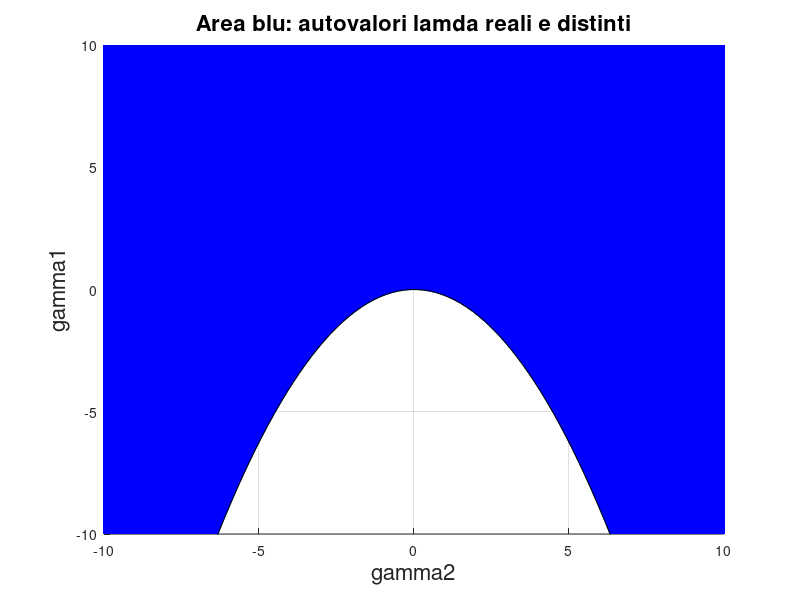
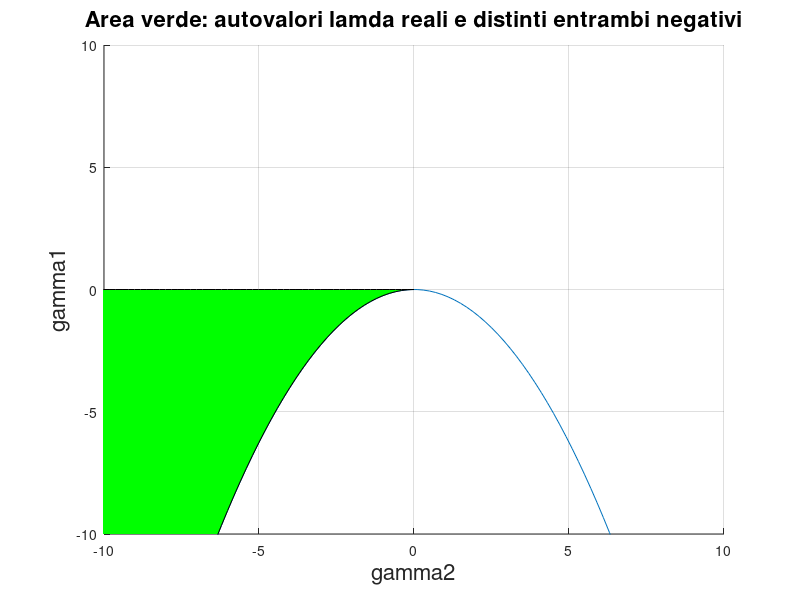
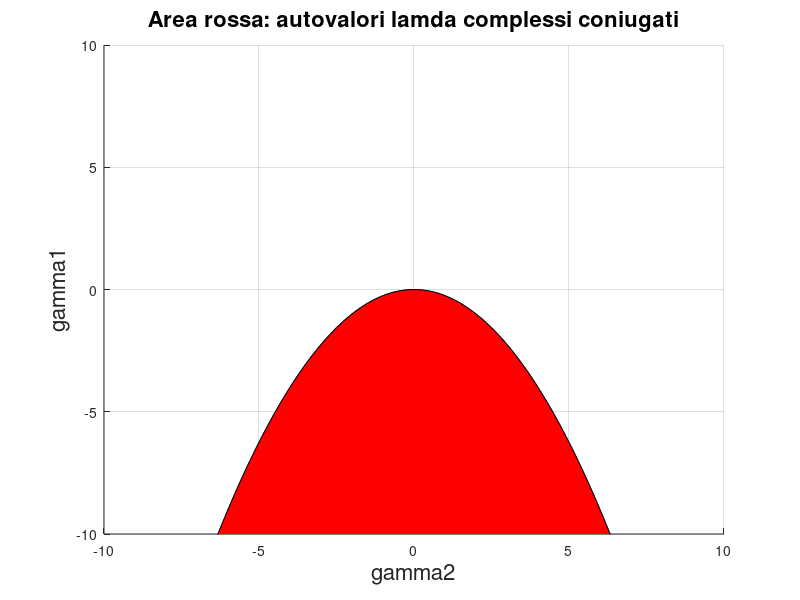
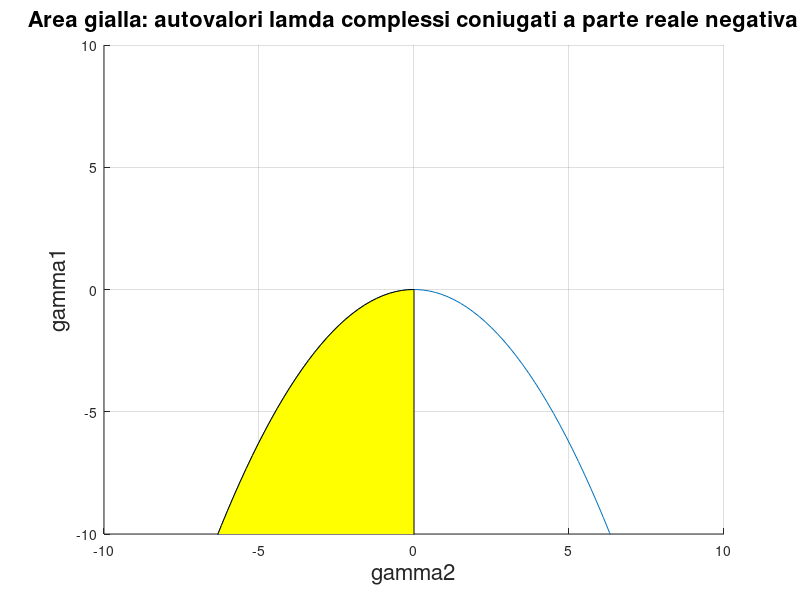

Source code (MATLAB) for these figures, in order: (Note: this script raises an error after producing the figures.)
%% pulizia
%Per autovalori reali, distinti e negativi: gamma1=-8 e gamma2=-6
clc
clear all
close all

%% studio relativo a gamma1 e gamma2
% P_A(lambda) = det(lambda*I - A) = lambda^2 -gamma2*lambda -gamma1
% quindi gli autovalori sono:
% lambda1 = (gamma2 - sqrt(gamma2^2 + 4*gamma1))/2
% lambda1 = (gamma2 + sqrt(gamma2^2 + 4*gamma1))/2

%% caso autovalori reali e distinti
% delta = gamma2^2 + 4*gamma1 > 0
% ==>  gamma2^2 + 4*gamma1 > 0  ==>  4*gamma1 > -gamma2^2  
% ==>  gamma1 > -(gamma2^2)/4   ==>  y > -(x^2)/4
% possiamo dire che l'area sopra la parabola contiene tutti i 
% punti formati da coppie (x=gamma2, y=gamma1) tali che il delta risulta
% maggiore di zero, ovvero il caso in cui si ha autovalori reali e distinti
% si noti che i punti sulla parabola corrispondono a delta = 0 ovvero
% autovalori reali e coincidenti

figure(1)
xlim([-10, 10]);
ylim([-10, 10]);
xlabel('gamma2', 'FontSize', 16)
ylabel('gamma1', 'FontSize', 16)
title('Area blu: autovalori lamda reali e distinti', 'FontSize', 16)
hold on
grid on

x = linspace(-100, 100, 1000); % genera 1000 valori equispaziati tra -100 e 100
y = -(x.^2)/4; % eleva ogni elemento del vettore x al quadrato

plot(x, y);

x_area = [x, fliplr(x)]; % unisce i vettori x e la versione inversa di x
y_area = [y, 100*ones(size(y))]; % unisce il vettore y e un vettore di zeri della stessa dimensione

fill(x_area, y_area, 'b');
hold off


%% caso autovalori reali e distinti entrambi negativi
% per essere negative devo coesistere le 2 seguenti condizioni:
% gamma2 - sqrt(gamma2^2 + 4*gamma1) < 0 
% gamma2 + sqrt(gamma2^2 + 4*gamma1) < 0
% la seconda condizione ingloba anche la prima quindi:
% ==>  gamma2 + sqrt(gamma2^2 + 4*gamma1) < 0  ==>  
% ==>  gamma2 < -sqrt(gamma2^2 + 4*gamma1)  ==> 
% ==>  -gamma2 > sqrt(gamma2^2 + 4*gamma1)  ==>
% ==>  (-gamma2)^2 > gamma2^2 + 4*gamma1  ==>
% ==>  gamma2^2 > gamma2^2 + 4*gamma1  ==>
% ==>  0 > 4*gamma1  ==>
% ==>  gamma1 < 0 

% non basta questo perchè essendo una disequazione irrazionale necessita
% di altre condizione:
% 1) delta > 0 ==> area sopra la parabola
% 2) gamma2 < -sqrt(gamma2^2 + 4*gamma1) < 0  == gamma2 <0

% in conclusione i punti (gamma2, gamma1) che generano autovalori reali
% e distinti negativi si trovano racchiusi tra:
% 1) gamma1 < 0
% 2) gamma2 < 0
% 3) sopra la parabola: gamma1 > -(gamma2^2)/4

figure(2)
xlim([-10, 10]);
ylim([-10, 10]);
xlabel('gamma2', 'FontSize', 16)
ylabel('gamma1', 'FontSize', 16)
title('Area verde: autovalori lamda reali e distinti entrambi negativi', 'FontSize', 16)
hold on
grid on

x = linspace(-100, 100, 1000); % genera 1000 valori equispaziati tra -100 e 100
y = -(x.^2)/4; % eleva ogni elemento del vettore x al quadrato

plot(x, y);

x = linspace(-100, 0, 500); % genera 100 valori equispaziati tra -100 e 0
y = -(x.^2)/4; % eleva ogni elemento del vettore x al quadrato

x_area = [x, fliplr(x)]; % unisce i vettori x e la versione inversa di x
y_area = [y, zeros(size(y))]; % unisce il vettore y e un vettore di zeri della stessa dimensione

fill(x_area, y_area, 'g');
hold off

%% caso autovalori complessi coniugati
% gli autovalori sono immagianari quando delta < 0 e ciò abbiamo già capito
% che succede per i valori (gamma2, gamma1) che stanno nell'area sottesa 
% dalla parabola

% il sottocaso di autovalori puramente immaginari si ha quando gamma2 = 0

figure(3)
xlim([-10, 10]);
ylim([-10, 10]);
xlabel('gamma2', 'FontSize', 16)
ylabel('gamma1', 'FontSize', 16)
title('Area rossa: autovalori lamda complessi coniugati', 'FontSize', 16)
hold on
grid on

x = linspace(-100, 100, 1000); % genera 1000 valori equispaziati tra -100 e 100
y = -(x.^2)/4; % eleva ogni elemento del vettore x al quadrato

plot(x, y);

x_area = [x, fliplr(x)]; % unisce i vettori x e la versione inversa di x
y_area = [y, -100*ones(size(y))]; % unisce il vettore y e un vettore di zeri della stessa dimensione

fill(x_area, y_area, 'r');
hold off


%% caso autovalori complessi coniugati a parte reale negativa
% la parte reale è negativa se e solo se gamma2 < 0

figure(4)
xlim([-10, 10]);
ylim([-10, 10]);
xlabel('gamma2', 'FontSize', 16)
ylabel('gamma1', 'FontSize', 16)
title('Area gialla: autovalori lamda complessi coniugati a parte reale negativa', 'FontSize', 16)
hold on
grid on

x = linspace(-100, 100, 1000); % genera 100 valori equispaziati tra -100 e 100
y = -(x.^2)/4; % eleva ogni elemento del vettore x al quadrato

plot(x, y);

x = linspace(-100, 0, 500); % genera 500 valori equispaziati tra -100 e 0
y = -(x.^2)/4; % eleva ogni elemento del vettore x al quadrato

x_area = [x, fliplr(x)]; % unisce i vettori x e la versione inversa di x
y_area = [y, -100*ones(size(y))]; % unisce il vettore y e un vettore di zeri della stessa dimensione

fill(x_area, y_area, 'y');
hold off

%% caso autovalori reali di segno opposto
% lambda1*lambda2 < 0 (ovvero quando sono discordi)
% ==> ( (gamma2 - sqrt(gamma2^2 + 4*gamma1))/2 )*( (gamma2 + sqrt(gamma2^2 + 4*gamma1))/2 ) < 0
% ==> (gamma2^2 - gamma2^2 - 4*gamma1)/4 < 0 
% ==> (-4*gamma1)/4 < 0 
% ==> -gamma1 < 0 
% ==> gamma1 > 0 

% quando gamma1 > 0 ho i lambda discordi
% quando gamma1 < 0 ho i lambda concordi

% unendo le informazioni già ricavate si dimostra la seguente tabella che
% descrive il segno della parte reale dei lampda:
%   ___________________________________________   
%   |             | gamma_2 > 0 | gamma_2 < 0 |
%   -------------------------------------------
%   | gamma_1 < 0 |    (+|-)    |    (-|+)    |
%   -------------------------------------------
%   | gamma_1 < 0 |    (-|-)    |    (+|+)    |
%   -------------------------------------------

%  dove si intende la coppia (segno_lambda1|segno_lambda2)

figure(5)
xlim([-10, 10]);
ylim([-10, 10]);
xlabel('gamma2', 'FontSize', 16)
ylabel('gamma1', 'FontSize', 16)
title('Area MAGENTA: autovalori lamda reali e distinti di segno discorde', 'FontSize', 16)
hold on
grid on

x = linspace(-100, 100, 1000); % genera 1000 valori equispaziati tra -100 e 100
y = -(x.^2)/4; % eleva ogni elemento del vettore x al quadrato

plot(x, y);

x_area = [x, fliplr(x)]; % unisce i vettori x e la versione inversa di x
y_area = [zeros(size(y)), 100*ones(size(y))]; % unisce il vettore y e un vettore di zeri della stessa dimensione

fill(x_area, y_area, 'm');
hold off


%% casi riassuntivi

figure(6)
xlim([-10, 10]);
ylim([-10, 10]);
xlabel('gamma2', 'FontSize', 16)
ylabel('gamma1', 'FontSize', 16)
title('Vista globale degli autovalori lambda', 'FontSize', 16)
hold on
grid on

x = linspace(-100, 100, 1000); % genera 1000 valori equispaziati tra -100 e 100
y = -(x.^2)/4; % eleva ogni elemento del vettore x al quadrato

plot(x, y);


x = linspace(-100, 0, 500); % genera 500 valori equispaziati tra -100 e 0
y = -(x.^2)/4; 
x_area = [x, fliplr(x)];
y_area = [y, zeros(size(y))]; 
fill(x_area, y_area, 'g');

x = linspace(-100, 0, 500); % genera 500 valori equispaziati tra -100 e 0
y = -(x.^2)/4;
x_area = [x, fliplr(x)];
y_area = [y, -100*ones(size(y))];
fill(x_area, y_area, 'y');

x = linspace(0, 100, 500); % genera 500 valori equispaziati tra 0 e 100
y = -(x.^2)/4;
x_area = [x, fliplr(x)];
y_area = [y, -100*ones(size(y))];
fill(x_area, y_area, 'r');

x = linspace(0, 100, 500); % genera 500 valori equispaziati tra 0 e 100
y = -(x.^2)/4;
x_area = [x, fliplr(x)];
y_area = [y, zeros(size(y))];
fill(x_area, y_area, 'w');

x = linspace(0, 100, 500); % genera 500 valori equispaziati tra 0 e 100
y = -(x.^2)/4;
x_area = [x, fliplr(x)];
y_area = [zeros(size(y)), 100*ones(size(y))];
fill(x_area, y_area, 'c');

x = linspace(-100, 0, 500); % genera 500 valori equispaziati tra -100 e 0
y = -(x.^2)/4;
x_area = [x, fliplr(x)];
y_area = [zeros(size(y)), 100*ones(size(y))];
fill(x_area, y_area, 'm');

text(-9, -2, 'reali e distinti entrambi negativi(-|-)');
text(-5, -8, 'complessi coniugati Re(-|-)');
text(1, -8, 'complessi coniugati Re(+|+)');
text(4, -2, 'reali e distinti entrambi positivi(+|+)');
text(4, 2, 'reali e distinti lambda1(-) lambda2(+)');
text(-9, 2, 'reali e distinti lambda1(+) lambda2(-)');
hold off

%% corpo principale
clc

gamma1 = input("inserisci gamma1: ");
gamma2 = input("inserisci gamma2: ");

A = [0, 1 ; gamma1, gamma2];
B = [0; 1];

lambda = eig(A, 'vector');

fprintf("Autovalori di A:\n")
z = lambda(1);
fprintf("lambda1 = %f + %fi\n", real(z), imag(z))
z = lambda(2);
fprintf("lambda2 = %f + %fi\n", real(z), imag(z))

%%
G11_analytical = -25/3 -(1/16)*exp(-4*t) + (1/12)*exp(-6*t) -(1/32)*exp(-8*t);
G12_analytical = (1/8)*exp(-4*t) -(1/4)*exp(-6*t) +(1/8)*exp(-8*t);
G21_analytical = G12_analytical;
G22_analytical = 1/12 -(1/4)*exp(-4*t) + (2/3)*exp(-6*t) -(1/2)*exp(-8*t);

%%
G11_analytical = (1/36)*exp(-4*t) + (2/9)*exp(-t) + (1/2)*exp(2*t) -25/36;
G12_analytical = (1/18)*exp(-4*t) + (-1/9)*exp(-t) + (1/18)*exp(2*t);
G21_analytical = G12_analytical;
G22_analytical = (-1/9)*exp(-4*t) + (-4/9)*exp(-t) + (1/18)*exp(2*t) +1/2;

%% secondo il Teorema di Shannon la frequenza di campionamento f_c
% deve essere almeno il doppio della frequenza massima del segnale 
% campionato f_s 
% in questo caso ciò lo si può intendere nel seguente modo:
% se vogliamo calcolare G(t) con t che che parte da zero ed 
% arriva ad un valore finale(max_time) con passo sampling_time
% il t più piccolo dopo lo zero è t = sampling_time, quindi
% l'intervallo di tempo d_tau per ricavare G(sampling_time)
% deve essere mionore o uguale di sampling_time, in modo che 
% nell'intervallo [0, d_tau] ci sia contenuto almeno 2 volte d_tau 
% ovvero ==> d_tau <= sampling_time/2

d_tau = 0.00025;
sampling_time = 0.025;
max_time = 6;
t = 0:sampling_time:max_time;


G11 = zeros(1, 1+(max_time/sampling_time));
G12 = zeros(1, 1+(max_time/sampling_time));
G21 = zeros(1, 1+(max_time/sampling_time));
G22 = zeros(1, 1+(max_time/sampling_time));



for i = 1:1:(max_time/sampling_time)+1
    tau = 0:d_tau:t(i);
    G = zeros(2,2);

    for j = 1:1:(t(i)/d_tau)
        G = G + expm(A*tau(j))*B*(B')*expm(A'*tau(j))*d_tau;
        G11(i) = G(1,1);
        G12(i) = G(1,2);
        G21(i) = G(2,1);
        G22(i) = G(2,2);
    end
end

figure(1)
xlabel('tempi [t]', 'FontSize', 16)
ylabel('G(1,1)', 'FontSize', 16)
title('Funzione G11(t)', 'FontSize', 16)
plot(t, G11, '-o')
hold on
plot(t, G11_analytical, '-x')
legend('G11_calcolata', 'G11_analitica')
hold off
grid on

figure(2)
xlabel('tempi [t]', 'FontSize', 16)
ylabel('G(1,2)', 'FontSize', 16)
title('Funzione G12(t)', 'FontSize', 16)
plot(t, G12, '-o')
hold on
plot(t, G12_analytical, '-x')
legend('G12 simulata', 'G12 analitica')
hold off
grid on

figure(3)
xlabel('tempi [t]', 'FontSize', 16)
ylabel('G(2,1)', 'FontSize', 16)
title('Funzione G21(t)', 'FontSize', 16)
plot(t, G21, '-o')
hold on
plot(t, G21_analytical, '-x')
legend('G21 simulata', 'G21 analitica')
hold off
grid on

figure(4)
xlabel('tempi [t]', 'FontSize', 16)
ylabel('G(2,2)', 'FontSize', 16)
title('Funzione G22(t)', 'FontSize', 16)
plot(t, G22, '-o')
hold on
plot(t, G22_analytical, '-x')
legend('G22 simulata', 'G22 analitica')
hold off
grid on